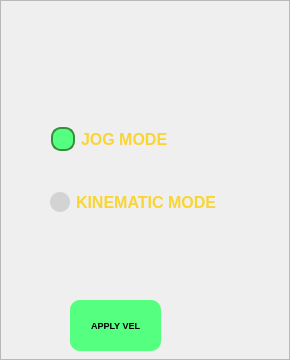
                  <widget class="QFrame" name="frame_7">
                   <property name="font">
                    <font>
                     <underline>false</underline>
                    </font>
                   </property>
                   <property name="frameShape">
                    <enum>QFrame::StyledPanel</enum>
                   </property>
                   <property name="frameShadow">
                    <enum>QFrame::Raised</enum>
                   </property>
                   <widget class="QRadioButton" name="radioButton_JOGMODE">
                    <property name="geometry">
                     <rect>
                      <x>51</x>
                      <y>127</y>
                      <width>151</width>
                      <height>24</height>
                     </rect>
                    </property>
                    <property name="font">
                     <font>
                      <pointsize>12</pointsize>
                      <weight>75</weight>
                      <bold>true</bold>
                     </font>
                    </property>
                    <property name="styleSheet">
                     <string notr="true">QRadioButton {
    
	color: rgb(249, 212, 50);
}

QRadioButton::indicator {
    width: 20px; /* Độ rộng */
    height: 20px; /* Chiều cao */
    border-radius: 10px; /* Hình tròn */
    background-color: lightgray; /* Màu nền */
}

QRadioButton::indicator:checked {
    background-color: rgb(85, 255, 127); /* Màu khi được chọn */
    border: 2px solid #388E3C; /* Viền khi chọn */
}</string>
                    </property>
                    <property name="text">
                     <string>JOG MODE</string>
                    </property>
                    <property name="checkable">
                     <bool>true</bool>
                    </property>
                    <property name="checked">
                     <bool>true</bool>
                    </property>
                   </widget>
                   <widget class="QRadioButton" name="radioButton_KINEMODE">
                    <property name="geometry">
                     <rect>
                      <x>50</x>
                      <y>190</y>
                      <width>231</width>
                      <height>24</height>
                     </rect>
                    </property>
                    <property name="font">
                     <font>
                      <pointsize>12</pointsize>
                      <weight>75</weight>
                      <bold>true</bold>
                     </font>
                    </property>
                    <property name="styleSheet">
                     <string notr="true">QRadioButton {
   color: rgb(249, 212, 50);
}

QRadioButton::indicator {
    width: 20px; /* Độ rộng */
    height: 20px; /* Chiều cao */
    border-radius: 10px; /* Hình tròn */
    background-color: lightgray; /* Màu nền */
}

QRadioButton::indicator:checked {
    background-color: rgb(85, 255, 127); /* Màu khi được chọn */
    border: 2px solid #388E3C; /* Viền khi chọn */
}</string>
                    </property>
                    <property name="text">
                     <string>KINEMATIC MODE</string>
                    </property>
                   </widget>
                   <widget class="QPushButton" name="applyVel_btn">
                    <property name="geometry">
                     <rect>
                      <x>70</x>
                      <y>300</y>
                      <width>91</width>
                      <height>51</height>
                     </rect>
                    </property>
                    <property name="font">
                     <font>
                      <pointsize>7</pointsize>
                      <weight>75</weight>
                      <bold>true</bold>
                     </font>
                    </property>
                    <property name="styleSheet">
                     <string notr="true">
QPushButton{
	border-radius: 10px;
	background-color: rgb(85, 255, 127);
}
QPushButton:hover {
	background-color: rgb(85, 170, 127);
}
QPushButton:pressed {
    background-color: #2e7d32;
    border: 2px solid #1b5e20;
    color: #a5d6a7;
}</string>
                    </property>
                    <property name="text">
                     <string>APPLY VEL</string>
                    </property>
                    <property name="iconSize">
                     <size>
                      <width>30</width>
                      <height>30</height>
                     </size>
                    </property>
                   </widget>
                  </widget>
